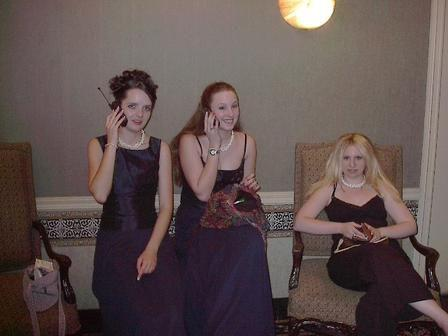
#> input picture OpenCV/face/img/face.jpg, 448 x 336 px, found by its file name
$ python 2.check_multiple_face.py
#> lines starting #> are read from the running program, lines starting #| are printed output that depends on the picture; after the words box and inside, x2 and y2 are one past the last pixel; in counts of white or black regions, pixels touching at a corner belong together
#> further down, img is the input picture: shape (336, 448, 3); mean B, G, R 78.5, 79.9, 94.9
# auther: chensong
# date: 2023-05-30

import  cv2 as cv;


FACE_TRAN_DATA_PATH = "D:/Work/cartificial_intelligence/OpenCV/opencv/data/haarcascades/haarcascade_frontalface_default.xml";

# 检查函数
def face_detect_demo():

    gary = cv.cvtColor(img, cv.COLOR_BGR2GRAY);
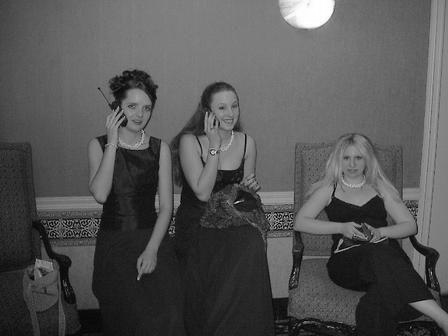
#> gary: shape (336, 448); min 1, max 255, mean 84.2

    face_detect = cv.CascadeClassifier(FACE_TRAN_DATA_PATH);

    # TODO@chensong 2023-05-30  这个里面参数还是有点意思啦
    face = face_detect.detectMultiScale(gary, 1.01, 5, 0, (5, 5) , (300, 300));
#> face = [[335, 144, 36, 36], [209, 93, 36, 36], [118, 91, 43, 43], [148, 187, 28, 28], [246, 191, 55, 55]]

    for x, y, w, h in face:
        cv.rectangle(img, (x, y), (x + w, y + h), color = (0, 0, 255), thickness = 2);
#> this loop made 5 passes
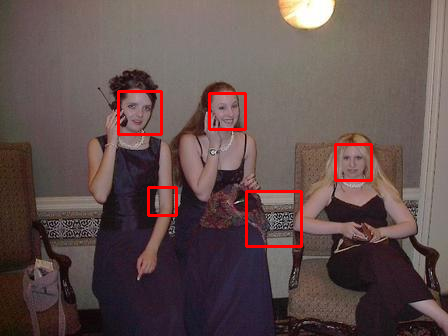
#> img: shape (336, 448, 3); 1.57% of pixels changed, all inside (x1, y1, x2, y2) = (117, 90, 373, 248)
    cv.imshow("result", img);


img = cv.imread("face.jpg");

face_detect_demo();

while True:
    if ord('q') == cv.waitKey(0):
#> (key q is pressed here)
        break;

cv.destroyAllWindows();
